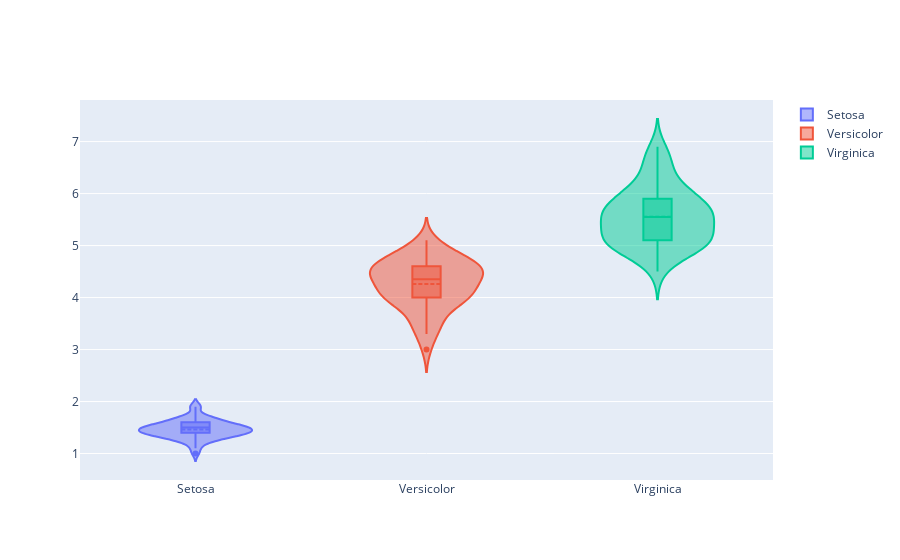

Notebook source saved alongside this figure:
### Code cell
# c. petal length
fig = go.Figure()
varieties = ['Setosa', 'Versicolor', 'Virginica']
for variety in varieties:
    fig.add_trace(go.Violin(x=df['variety'][df['variety']==variety],
        y=df['petal.length'][df['variety']==variety],
        name=variety,
        box_visible = True,
        meanline_visible=True))
fig.show()

### Figure 1 — Plotly figure (JSON) as saved in the notebook; plotly's stock layout.template omitted (floating-point values rounded to 4 significant figures)
{"data": [{"box": {"visible": true}, "meanline": {"visible": true}, "name": "Setosa", "type": "violin", "x": ["Setosa", "Setosa", "Setosa", "Setosa", "Setosa", "Setosa", "Setosa", "Setosa", "Setosa", "Setosa", "Setosa", "Setosa", "Setosa", "Setosa", "Setosa", "Setosa", "Setosa", "Setosa", "Setosa", "Setosa", "Setosa", "Setosa", "Setosa", "Setosa", "Setosa", "Setosa", "Setosa", "Setosa", "Setosa", "Setosa", "Setosa", "Setosa", "Setosa", "Setosa", "Setosa", "Setosa", "Setosa", "Setosa", "Setosa", "Setosa", "Setosa", "Setosa", "Setosa", "Setosa", "Setosa", "Setosa", "Setosa", "Setosa", "Setosa", "Setosa"], "y": [1.4, 1.4, 1.3, 1.5, 1.4, 1.7, 1.4, 1.5, 1.4, 1.5, 1.5, 1.6, 1.4, 1.1, 1.2, 1.5, 1.3, 1.4, 1.7, 1.5, 1.7, 1.5, 1, 1.7, 1.9, 1.6, 1.6, 1.5, 1.4, 1.6, 1.6, 1.5, 1.5, 1.4, 1.5, 1.2, 1.3, 1.4, 1.3, 1.5, 1.3, 1.3, 1.3, 1.6, 1.9, 1.4, 1.6, 1.4, 1.5, 1.4]}, {"box": {"visible": true}, "meanline": {"visible": true}, "name": "Versicolor", "type": "violin", "x": ["Versicolor", "Versicolor", "Versicolor", "Versicolor", "Versicolor", "Versicolor", "Versicolor", "Versicolor", "Versicolor", "Versicolor", "Versicolor", "Versicolor", "Versicolor", "Versicolor", "Versicolor", "Versicolor", "Versicolor", "Versicolor", "Versicolor", "Versicolor", "Versicolor", "Versicolor", "Versicolor", "Versicolor", "Versicolor", "Versicolor", "Versicolor", "Versicolor", "Versicolor", "Versicolor", "Versicolor", "Versicolor", "Versicolor", "Versicolor", "Versicolor", "Versicolor", "Versicolor", "Versicolor", "Versicolor", "Versicolor", "Versicolor", "Versicolor", "Versicolor", "Versicolor", "Versicolor", "Versicolor", "Versicolor", "Versicolor", "Versicolor", "Versicolor"], "y": [4.7, 4.5, 4.9, 4, 4.6, 4.5, 4.7, 3.3, 4.6, 3.9, 3.5, 4.2, 4, 4.7, 3.6, 4.4, 4.5, 4.1, 4.5, 3.9, 4.8, 4, 4.9, 4.7, 4.3, 4.4, 4.8, 5, 4.5, 3.5, 3.8, 3.7, 3.9, 5.1, 4.5, 4.5, 4.7, 4.4, 4.1, 4, 4.4, 4.6, 4, 3.3, 4.2, 4.2, 4.2, 4.3, 3, 4.1]}, {"box": {"visible": true}, "meanline": {"visible": true}, "name": "Virginica", "type": "violin", "x": ["Virginica", "Virginica", "Virginica", "Virginica", "Virginica", "Virginica", "Virginica", "Virginica", "Virginica", "Virginica", "Virginica", "Virginica", "Virginica", "Virginica", "Virginica", "Virginica", "Virginica", "Virginica", "Virginica", "Virginica", "Virginica", "Virginica", "Virginica", "Virginica", "Virginica", "Virginica", "Virginica", "Virginica", "Virginica", "Virginica", "Virginica", "Virginica", "Virginica", "Virginica", "Virginica", "Virginica", "Virginica", "Virginica", "Virginica", "Virginica", "Virginica", "Virginica", "Virginica", "Virginica", "Virginica", "Virginica", "Virginica", "Virginica", "Virginica", "Virginica"], "y": [6, 5.1, 5.9, 5.6, 5.8, 6.6, 4.5, 6.3, 5.8, 6.1, 5.1, 5.3, 5.5, 5, 5.1, 5.3, 5.5, 6.7, 6.9, 5, 5.7, 4.9, 6.7, 4.9, 5.7, 6, 4.8, 4.9, 5.6, 5.8, 6.1, 6.4, 5.6, 5.1, 5.6, 6.1, 5.6, 5.5, 4.8, 5.4, 5.6, 5.1, 5.1, 5.9, 5.7, 5.2, 5, 5.2, 5.4, 5.1]}], "layout": {}}
